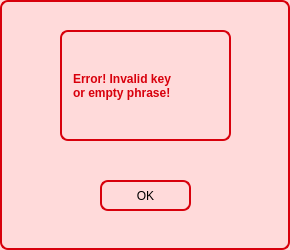
<?xml version="1.0" encoding="UTF-8"?>
<ui version="4.0">
 <class>error</class>
 <widget class="QWidget" name="error">
  <property name="geometry">
   <rect>
    <x>0</x>
    <y>0</y>
    <width>290</width>
    <height>250</height>
   </rect>
  </property>
  <property name="windowTitle">
   <string>ERROR</string>
  </property>
  <property name="styleSheet">
   <string notr="true">background-color: #FFDADA; /* Светло-красный фон */
border: 2px solid #D8000C; /* Темно-красная граница */
border-radius: 8px; /* Закругленные углы */</string>
  </property>
  <widget class="QLabel" name="label">
   <property name="geometry">
    <rect>
     <x>60</x>
     <y>30</y>
     <width>171</width>
     <height>111</height>
    </rect>
   </property>
   <property name="styleSheet">
    <string notr="true">color: #D8000C; /* Цвет текста */
    font-weight: bold; /* Жирный шрифт */
    padding: 8px; /* Отступы вокруг текста */</string>
   </property>
   <property name="text">
    <string>Error! Invalid key 
or empty phrase!</string>
   </property>
  </widget>
  <widget class="QPushButton" name="OK">
   <property name="geometry">
    <rect>
     <x>100</x>
     <y>180</y>
     <width>91</width>
     <height>31</height>
    </rect>
   </property>
   <property name="styleSheet">
    <string notr="true">QPushButton#errorButton {
    background-color: #D8000C; /* Красный фон кнопки */
    color: white; /* Белый текст */
    border-radius: 4px; /* Закругленные углы кнопки */
    padding: 5px 10px; /* Отступы */
    font-weight: bold; /* Жирный шрифт */
    border: none; /* Убрать стандартную границу */
}

QPushButton#errorButton:hover {
    background-color: #FF5B5B; /* Светлее красный при наведении */
}

QPushButton#errorButton:pressed {
    background-color: #B20000; /* Темно-красный при нажатии */
}</string>
   </property>
   <property name="text">
    <string>OK</string>
   </property>
  </widget>
 </widget>
 <resources/>
 <connections/>
</ui>
